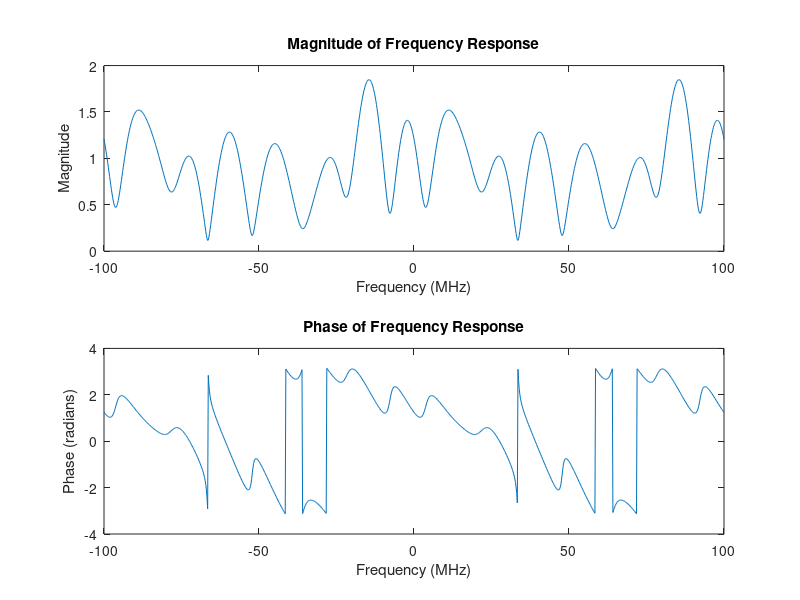

Here is the MATLAB script that generated this plot:
% (a)
X = sqrt(0.5) * randn(1, 5);  
Y = sqrt(0.5) * randn(1, 5);  
gamma = X + 1j * Y;  

power_dB = [0, -3, -4, -8, -15];
power_linear = 10.^(power_dB / 10); 
alpha = sqrt(power_linear); 
g_i = alpha .* gamma;

% Normalization constant
K = 1 / sqrt(sum(abs(g_i).^2)); 
h_i = K * g_i;
disp('Normalized channel gains (h_i):');
disp(h_i);

% (b)
delays = [0, 10, 40, 80, 100] * 1e-9;  
f = linspace(-100e6, 100e6, 1000);
H_f = zeros(size(f)); 
for i = 1:length(h_i)
    H_f = H_f + h_i(i) * exp(-1j * 2 * pi * f * delays(i));
end

%(c)
figure('Position', [300, 100, 800, 600]);
subplot(2, 1, 1);
plot(f / 1e6, abs(H_f));
xlabel('Frequency (MHz)');
ylabel('Magnitude');
title('Magnitude of Frequency Response');

subplot(2, 1, 2);
plot(f / 1e6, angle(H_f));
xlabel('Frequency (MHz)');
ylabel('Phase (radians)');
title('Phase of Frequency Response');

% (d)
mean_excess_delay = sum(delays .* power_linear) / sum(power_linear);
delay_square = (delays - mean_excess_delay).*(delays - mean_excess_delay);
rms_delay = sqrt( sum(delay_square .* power_linear) / sum(power_linear) );
B_c = 1 / (5 * rms_delay);
disp('Coherence Bandwidth:');
disp(B_c);

subcarriers = floor(100e6 / B_c);
disp('Number of subcarriers for flat-fading:');
disp(subcarriers);


